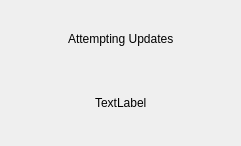
<?xml version="1.0" encoding="UTF-8"?>
<ui version="4.0">
 <class>Dialog</class>
 <widget class="QDialog" name="Dialog">
  <property name="geometry">
   <rect>
    <x>0</x>
    <y>0</y>
    <width>241</width>
    <height>146</height>
   </rect>
  </property>
  <property name="windowTitle">
   <string>Dialog</string>
  </property>
  <widget class="QWidget" name="verticalLayoutWidget">
   <property name="geometry">
    <rect>
     <x>10</x>
     <y>10</y>
     <width>221</width>
     <height>121</height>
    </rect>
   </property>
   <layout class="QVBoxLayout" name="verticalLayout">
    <item>
     <layout class="QHBoxLayout" name="horizontalLayout_3">
      <item>
       <spacer name="horizontalSpacer_5">
        <property name="orientation">
         <enum>Qt::Horizontal</enum>
        </property>
        <property name="sizeHint" stdset="0">
         <size>
          <width>40</width>
          <height>20</height>
         </size>
        </property>
       </spacer>
      </item>
      <item>
       <widget class="QLabel" name="label_3">
        <property name="text">
         <string>Attempting Updates</string>
        </property>
       </widget>
      </item>
      <item>
       <spacer name="horizontalSpacer_6">
        <property name="orientation">
         <enum>Qt::Horizontal</enum>
        </property>
        <property name="sizeHint" stdset="0">
         <size>
          <width>40</width>
          <height>20</height>
         </size>
        </property>
       </spacer>
      </item>
     </layout>
    </item>
    <item>
     <layout class="QHBoxLayout" name="horizontalLayout_2">
      <item>
       <spacer name="horizontalSpacer_3">
        <property name="orientation">
         <enum>Qt::Horizontal</enum>
        </property>
        <property name="sizeHint" stdset="0">
         <size>
          <width>40</width>
          <height>20</height>
         </size>
        </property>
       </spacer>
      </item>
      <item>
       <widget class="QLabel" name="mlabel">
        <property name="text">
         <string>TextLabel</string>
        </property>
       </widget>
      </item>
      <item>
       <spacer name="horizontalSpacer_4">
        <property name="orientation">
         <enum>Qt::Horizontal</enum>
        </property>
        <property name="sizeHint" stdset="0">
         <size>
          <width>40</width>
          <height>20</height>
         </size>
        </property>
       </spacer>
      </item>
     </layout>
    </item>
   </layout>
  </widget>
 </widget>
 <resources/>
 <connections/>
</ui>
